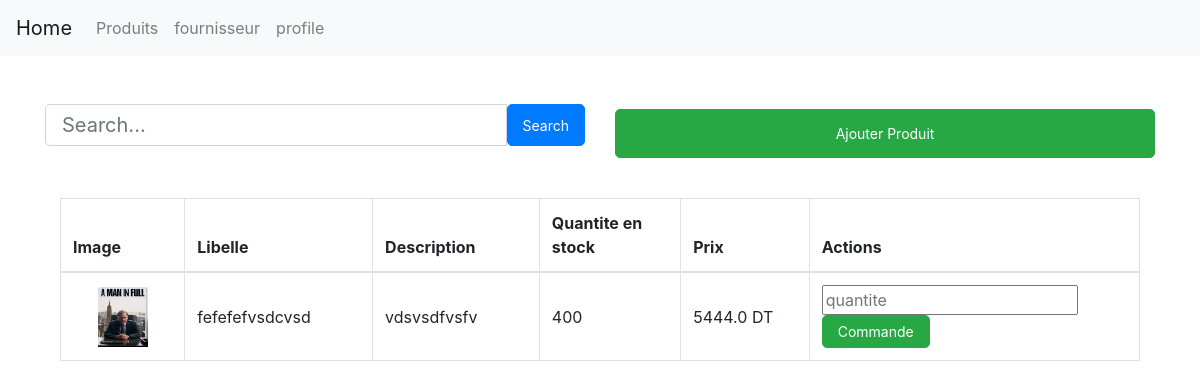
The app's page /magasin/ (signed in) with its own data.
### magasin/models.py (models this page shows, shortened)
class Produit (models.Model):
    libelle=models.CharField(max_length=100)
    description=models.TextField()
    prix=models.FloatField()
    quantite_en_stock = models.IntegerField(default=0)
    TYPE_CHOICES=[('em','emballé'),('fr','Frais'),('cs','Conserve')]
    type=models.CharField(max_length=2,choices=TYPE_CHOICES,default='em')
    img=models.ImageField(blank=True)
    categorie = models.ForeignKey(Categorie, on_delete=models.CASCADE,null=True)
    fournisseur=models.ForeignKey(Fournisseur,on_delete=models.CASCADE,null=True)

### magasin/views.py (the view)
# urls.py: path('',views.affProduit,name='produit'),
@login_required
def affProduit(request):
    if request.method =="GET":
        query = request.GET.get('q')
        results = None
        if query:
            results = Produit.objects.filter(Q(libelle__icontains=query) | Q(description__icontains=query))
            return render( request,'magasin/mesProduits.html',{'products':results} )
    products= Produit.objects.all()
    return render(request,'magasin/mesProduits.html',{'products':products} )

### templates/magasin/mesProduits.html (shortened to what this page needs)
{% extends './base.html' %}
{% load static %}
{% block links  %} <link rel="stylesheet" href="{% static 'css/indexproduit.css' %}"> {% endblock links %}
{% block content %}
    <center>
        <div class="container mt-5">
            <div class="row justify-content-between align-items-center">
                <div class="col-md-6 custom-search">
                    <form action="#" method="GET">
                        <div class="input-group mb-3">
                            <input type="text" class="form-control btn-lg" placeholder="Search..." name="q" style="height: 10%;">
                            <button class="btn btn-primary " type="submit">Search</button>
                        </div>
                    </form>
                </div>
                <div class="col-md-6" >
                    <button type="submit" class="btn btn-success btn-sm custom-button">
                        <a class="nav-link" href="{% url 'AddP' %}" style="color: white;">Ajouter Produit</a>
                    </button>
                </div>
            </div>
        </div>
    </center>
    <table class="table table-bordered table-hover custom-table">
        <thead>
            <tr>
                <th scope="col">Image</th>
                <th scope="col">Libelle</th>
                <th scope="col">Description</th>
                <th scope="col">Quantite en stock</th>
                <th scope="col">Prix</th>
                <th scope="col" colspan="2">Actions</th>
            </tr>
        </thead>
        <tbody>
            {% for product in products %}
                <tr>
                    {% if product.img %}
                        <td><img class="card-img-top" src="{{ product.img.url }}" width="50" height="50" alt="{{ product.libelle }}"></td>
                    {% endif %}
                    <td>{{ product.libelle }}</td>
                    <td>{{ product.description|truncatechars:50 }}</td>
                    <td>{{product.quantite_en_stock}}</td>
                    <td>{{ product.prix }} DT</td>
                    {% if user.is_staff %}
                    <td >
                        <form method="get" action="{% url 'editp' product.id %}">
                            {% csrf_token %}
                            <button type="submit" class="btn btn-lg btn-warning">Update</button>
                        </form>
                    </td>
                    <td>
                        <form method="post" action="{% url 'deletep' product.id %}">
                            {% csrf_token %}
                            <button type="submit" class="btn btn-lg btn-danger">Delete</button>
                        </form>
                    </td>
                    {% else %}
                    <td>
                        <form method="post" action="{% url 'NewCommande' product.id  %}">
                            <input type="number" name="qte" placeholder="quantite">
                            <button type="submit" class="btn btn-lg btn-success">Commande</button>
                        </form>
                    </td>
                    {% endif %}
                </tr>
            {% endfor %}
        </tbody>
    </table>
{% endblock %}

### static/css/indexproduit.css (style rules this page uses)
.custom-table { width: 90%; margin-left: 5%; margin-top: 3%; }
.custom-table th { font-weight: bold; }
.custom-table td, .custom-table th { vertical-align: middle; width: 5%; }
.custom-table img { width: 50px; height: 60px; display: block; margin: 0 auto; }
.btn { padding: 5px 15px; font-size: 14px; border-radius: 5px; }
.custom-search { width: 70%; }
.custom-button { width: 100%; }
.custom-button a { color: white; }

### records on screen
Produit: img (picture), libelle "fefefefvsdcvsd", description "vdsvsdfvsfv", quantite_en_stock "400", prix "5444.0"
